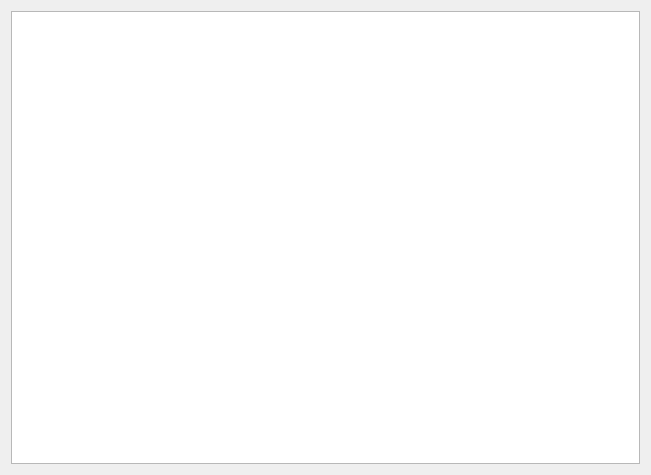
<?xml version="1.0" encoding="UTF-8"?>
<ui version="4.0">
 <class>grade</class>
 <widget class="QWidget" name="grade">
  <property name="geometry">
   <rect>
    <x>0</x>
    <y>0</y>
    <width>651</width>
    <height>475</height>
   </rect>
  </property>
  <property name="windowTitle">
   <string>Form</string>
  </property>
  <layout class="QGridLayout" name="gridLayout">
   <item row="0" column="0">
    <widget class="QTableWidget" name="tableWidget"/>
   </item>
  </layout>
 </widget>
 <resources/>
 <connections/>
</ui>
